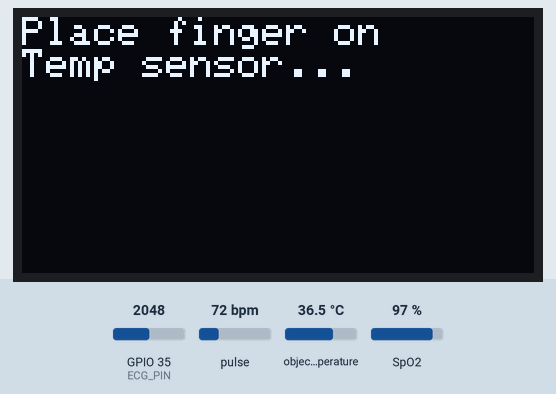
This sketch was run on a simulated ESP32. Shown: 128×64 one-colour display. The inputs (shaded band) are chosen by the test bench; at power-on: pulse 72 bpm, GPIO 35 (ECG_PIN) = 2048, object temperature 36.5 °C, SpO2 97 %. WiFi joins after 1.5 s; servers stay silent unless stated; no MQTT or app messages arrive unless stated; what the sketch prints to the serial monitor is not drawn.

Above: at 4.7 s.
4.8 s: pulse set to 42 bpm
At 7.7 s:
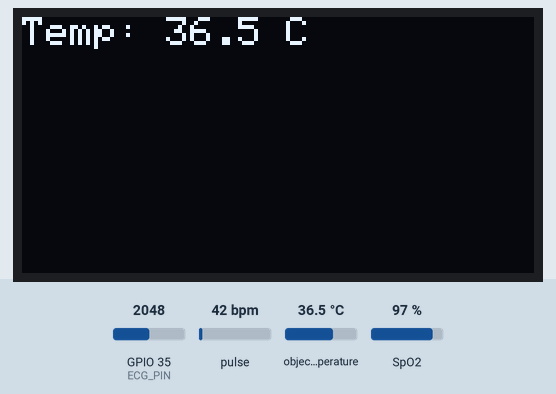
At 17.1 s:
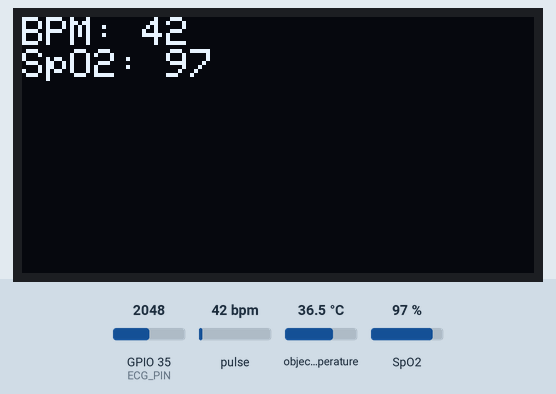
Timing chart, 0 to 18.6 s (numbered marks = the images above; inputs shaded):
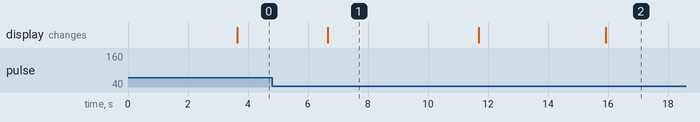

Measured:
- what the display in image 1 shows lasts 5.0 s, from 6.7 s to 11.7 s

The sketch:

IntegrationTest1.ino
```cpp
#include <Wire.h>
#include <Adafruit_SSD1306.h>
#include <Adafruit_MLX90614.h>
#include "MAX30105.h"
#include "spo2_algorithm.h"
#include <WiFi.h>
#include <PubSubClient.h>

// OLED Configuration
#define SCREEN_WIDTH 128
#define SCREEN_HEIGHT 64
Adafruit_SSD1306 display(SCREEN_WIDTH, SCREEN_HEIGHT, &Wire, -1);

// MLX90614 Configuration
Adafruit_MLX90614 mlx = Adafruit_MLX90614();

// MAX30102 Configuration
MAX30105 particleSensor;

// WiFi/MQTT Configuration
const char* ssid = "Swarit realme";
const char* password = "swarit@123";
const char* mqtt_server = "industrial.api.ubidots.com";
const char* token = "BBUS-8AeNsL5TMlF6cxdWm1CzBwhmLmONCp"; // Use API token from Ubidots API Credentials
const char* device_label = "esp32_healthmonitor";

WiFiClient espClient;
PubSubClient client(espClient);

// ECG Configuration
const int ECG_PIN = 35;
const int ECG_DURATION = 15000; // 15 seconds

// State Machine Variables
enum State { TEMP, SPO2, ECG, IDLE };
State currentState = TEMP;
unsigned long stateStartTime;

// MQTT Payload Buffers
char payload[700];
char topic[150];

// Function Prototypes
void initializeOLED();
void connectToWiFi();
void initializeMQTT();
void publishData(float temp, int bpm, int spo2, String ecgData);
void handleTemperature();
void handleSpO2();
void handleECG();
void showCompletionMessage();

void setup() {
    Serial.begin(115200);
    initializeOLED();
    connectToWiFi();
    initializeMQTT();

    // Initialize MLX90614
    if (!mlx.begin()) {
        display.clearDisplay();
        display.setCursor(0, 0);
        display.println("MLX90614 Error");
        display.display();
        while (1);
    }

    // Initialize MAX30102
    if (!particleSensor.begin(Wire, I2C_SPEED_FAST)) {
        display.clearDisplay();
        display.setCursor(0, 0);
        display.println("MAX30102 Error");
        display.display();
        while (1);
    }
    particleSensor.setup(0x1F, 4, 2, 100, 411, 4096);

    currentState = TEMP;
    stateStartTime = millis();
}

void loop() {
    if (!client.connected()) client.connect("ESP32Client", token, "");
    client.loop();

    switch (currentState) {
        case TEMP:
            handleTemperature();
            break;

        case SPO2:
            handleSpO2();
            break;

        case ECG:
            handleECG();
            break;

        case IDLE:
            if (Serial.available()) {
                String input = Serial.readStringUntil('\n');
                if (input.indexOf("YES") != -1) {
                    currentState = TEMP;
                    stateStartTime = millis();
                }
            }
            break;
    }
}

// OLED Initialization
void initializeOLED() {
    if (!display.begin(SSD1306_SWITCHCAPVCC, 0x3C)) { // Use correct I2C address
        Serial.println("OLED initialization failed");
        while (1);
    }
    display.clearDisplay();
    display.setTextSize(1);
    display.setTextColor(WHITE);
    display.setCursor(0, 0);
    display.println("System Ready");
    display.display();
    delay(2000);
}

// WiFi Connection
void connectToWiFi() {
    WiFi.begin(ssid, password);
    while (WiFi.status() != WL_CONNECTED) {
        delay(500);
        Serial.print(".");
    }
    Serial.println("\nWiFi Connected");
}

// MQTT Initialization
void initializeMQTT() {
    client.setServer(mqtt_server, 1883);
}

// Publish Data to Ubidots
void publishData(float temp, int bpm, int spo2, String ecgData) {
    if (!client.connected()) client.connect("ESP32Client", token, "");

    sprintf(topic, "/v1.6/devices/%s", device_label);

    sprintf(payload,
            "{\"temperature\":{\"value\":%.2f},"
            "\"bpm\":{\"value\":%d},"
            "\"spo2\":{\"value\":%d},"
            "\"ecg\":{\"value\":\"%s\"}}",
            temp,
            bpm,
            spo2,
            ecgData.c_str());

    client.publish(topic, payload);
}

// Handle Temperature Measurement
void handleTemperature() {
    static float tempReadings[50];
    static int index = 0;

    if (millis() - stateStartTime < 3000) {
        display.clearDisplay();
        display.setCursor(0, 0);
        display.println("Place finger on");
        display.println("Temp sensor...");
        display.display();
        return;
    }

    tempReadings[index++] = mlx.readObjectTempC();

    if (index >= 50) {
        float avgTemp = 0;
        for (int i = 0; i < 50; i++) avgTemp += tempReadings[i];
        avgTemp /= 50;

        display.clearDisplay();
        display.setCursor(0, 0);
        display.print("Temp: ");
        display.print(avgTemp, 1);
        display.println(" C");
        display.display();

        delay(5000); // Show reading for 5 seconds

        publishData(avgTemp, 0 /* BPM */, 0 /* SpO2 */, "");
        currentState = SPO2;
        stateStartTime = millis();
    }
}

// Handle SpO2 Measurement
void handleSpO2() {
    static int32_t spo2, heartRate;
    static int8_t validSPO2, validHeartRate;
    static uint32_t irBuffer[100], redBuffer[100];

    if (millis() - stateStartTime < 3000) {
        display.clearDisplay();
        display.setCursor(0, 0);
        display.println("Place finger on");
        display.println("SpO2 sensor...");
        display.display();
        return;
    }

    for (int i = 0; i < 100; i++) {
        redBuffer[i] = particleSensor.getRed();
        irBuffer[i] = particleSensor.getIR();
        particleSensor.nextSample();
    }

    maxim_heart_rate_and_oxygen_saturation(irBuffer, 100, redBuffer,
                                           &spo2, &validSPO2,
                                           &heartRate, &validHeartRate);

    if (validSPO2 && validHeartRate) {
        display.clearDisplay();
        display.setCursor(0, 0);
        display.print("BPM: ");
        display.println(heartRate);
        display.print("SpO2: ");
        display.println(spo2);
        display.display();

        delay(5000); // Show reading for 5 seconds

        publishData(0.0f /* Temp */, heartRate /* BPM */, spo2 /* SpO2 */, "");
        currentState = ECG;
        stateStartTime = millis();
    }
}


// Handle ECG Measurement
void handleECG() {
    static String ecgData;
    static unsigned long startTime;
    static bool initialized = false;

    // Initialize on first entry to function
    if (!initialized) {
        ecgData = "";
        startTime = millis();
        initialized = true;

        display.clearDisplay();
        display.setCursor(0, 0);
        display.println("Monitoring ECG...");
        display.display();
    }

    if (millis() - stateStartTime < ECG_DURATION) {
        if (millis() - startTime > 20) { // Sample at ~50Hz
            ecgData += String(analogRead(ECG_PIN)) + ",";
            startTime = millis();
        }
        return;
    }

    // Remove last comma if string is not empty
    if (ecgData.length() > 0) {
        ecgData.remove(ecgData.length() - 1);
    }

    // Publish ECG data
    publishData(0.0f /* Temp */, 0 /* BPM */, 0 /* SpO2 */, ecgData);

    // Show completion message
    showCompletionMessage();

    // Reset for next cycle
    initialized = false;

    // Move to idle state
    currentState = IDLE;
}

// Show completion message on OLED
void showCompletionMessage() {
    display.clearDisplay();
    display.setCursor(0, 0);
    display.println("Sensing Complete");
    display.println("Send 'YES' to restart");
    display.display();
}
```
